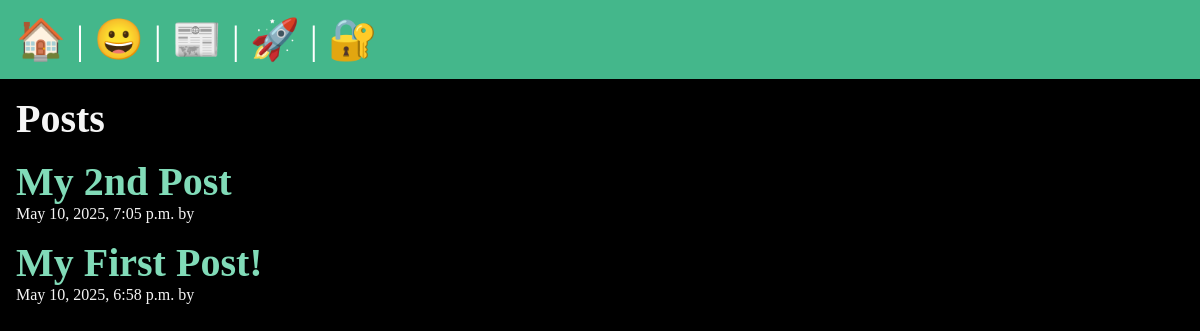
The app's page /posts/, older data.
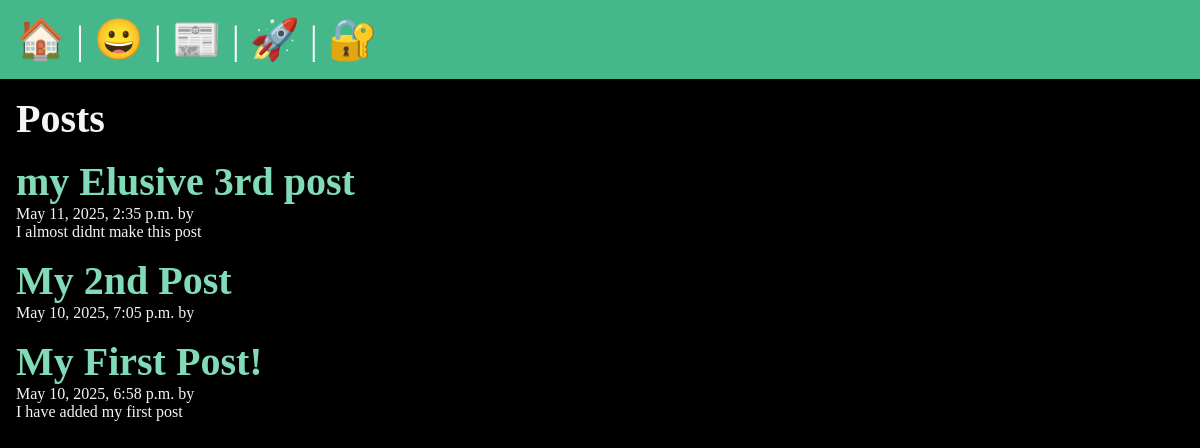
The same page, newer data.
### posts/models.py (models this page shows, shortened)
class Post(models.Model):
    title = models.CharField(max_length=75)
    body = models.TextField()
    slug = models.SlugField()
    date = models.DateTimeField(auto_now_add=True)
    banner = models.ImageField(default='fallback.png', blank=True)
    author = models.ForeignKey(User, on_delete=models.CASCADE, default=None)

### posts/views.py (the view)
# urls.py: path('', views.posts_list, name="list"),
def posts_list(request):
    posts = Post.objects.all().order_by('-date')
    return render(request, 'posts/posts_list.html', {'posts': posts})

### posts/templates/posts/posts_list.html (shortened to what this page needs)
{% extends 'layout.html' %}
{% block content %}
<section>
    <h1>Posts</h1>
    {% for post in posts %}
        <article class="post">
            <h2>
                <a href="{% url 'posts:page' slug=post.slug %}">
                    {{ post.title }}
                </a>
            </h2>
            <p>{{ post.date }} by {{post.author}}</p>
            <p>{{ post.body }}</p>
        </article>
    {% endfor %}
</section>
{% endblock %}

Row changes from the older to the newer data that the page shows:
added Post: title "my Elusive 3rd post", date "May 11, 2025, 2:35 p.m.", body "I almost didnt make this post"
changed Post "My First Post!": body (not shown) → "I have added my first post"
